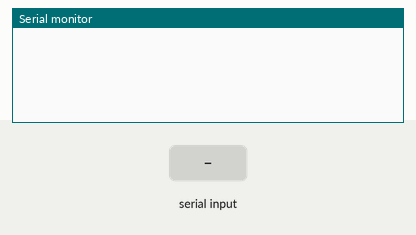
A sketch run on a simulated Arduino Uno, built with avr-gcc and run on an emulated ATmega328P. Parts: the last lines printed to the serial monitor. Inputs (shaded band) come from the test bench.

Above: at 1.2 s.
1.3 s: "1\n" received over Serial
At 2.2 s:
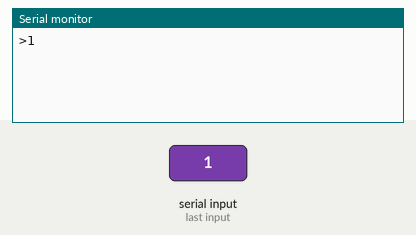
2.8 s: "1\n" received over the second serial link
At 3.2 s:
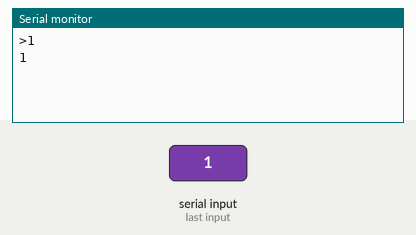
4.3 s: byte 10 (LF) received over Serial
At 5.5 s:
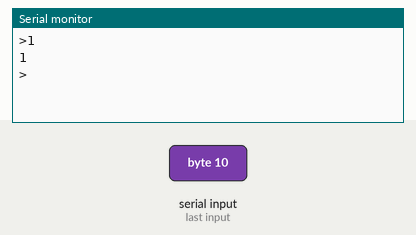
5.8 s: "0\n" received over Serial
At 6.8 s:
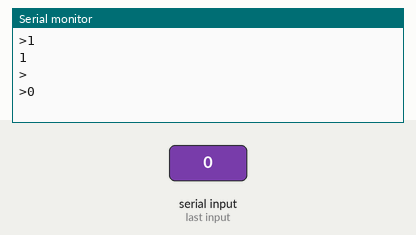
7.3 s: "0\n" received over the second serial link
At 7.8 s:
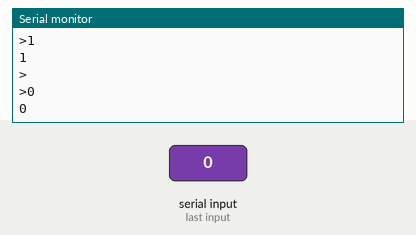

Measured:
- after the input at 1.3 s, the serial monitor: prints a new line at once (image 1)
- after the input at 2.8 s, the serial monitor: prints a new line at once (image 2)
- after the input at 4.3 s, the serial monitor: prints a new line at once (image 3)
- after the input at 5.8 s, the serial monitor: prints a new line at once (image 4)
- after the input at 7.3 s, the serial monitor: prints a new line at once (image 5)

The sketch:

setting.ino
```cpp
// arduino-rc-car-ble-setup.ino
// Sketch to setup HM-10 module on my Arduino RC car.
//
// Making a rc-car using Arduino
// http://myoungjinkim.github.io
//

#include <SoftwareSerial.h>

// HM-10 pins
#define RX 4
#define TX 5

// HM-10 module instance
SoftwareSerial bleSerial(RX, TX);

void setup() {
  Serial.begin(9600);
  bleSerial.begin(9600);
}

// new line characters
#define CR '\r'
#define LF '\n'

// flag to print new line character
boolean newLine = true;

void loop() {
  // read from HM-10 module and send to the serial monitor
  if (bleSerial.available() > 0) {
    char c = bleSerial.read();
    Serial.write(c);
  }

  // read from the serial monitor and send to the HM-10 module
  if (Serial.available() > 0) {
    char c = Serial.read();

    // HM-10 does not accept CR and LF character
    if (c != CR && c != LF) {
      bleSerial.write(c);
    }

    // echo user input to the main window
    if (newLine) {
      Serial.print("\r\n>");
      newLine = false;
    }
    Serial.write(c);
    if (c == LF) {
      newLine = true;
    }
  }
}
```
